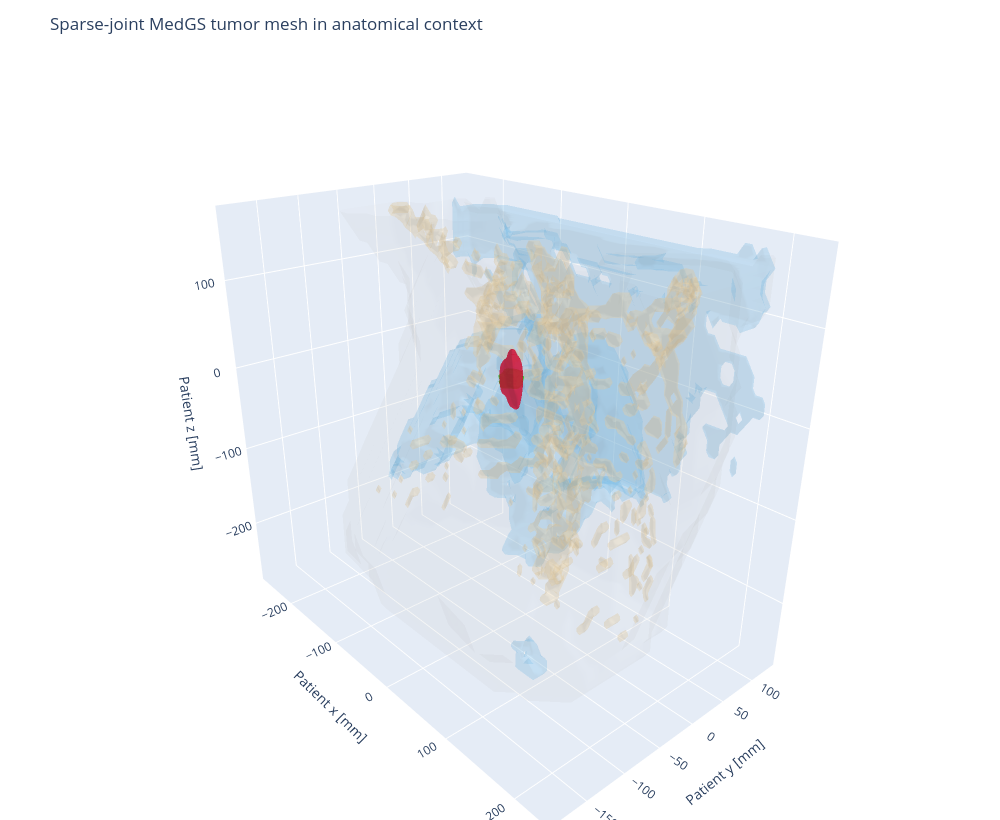
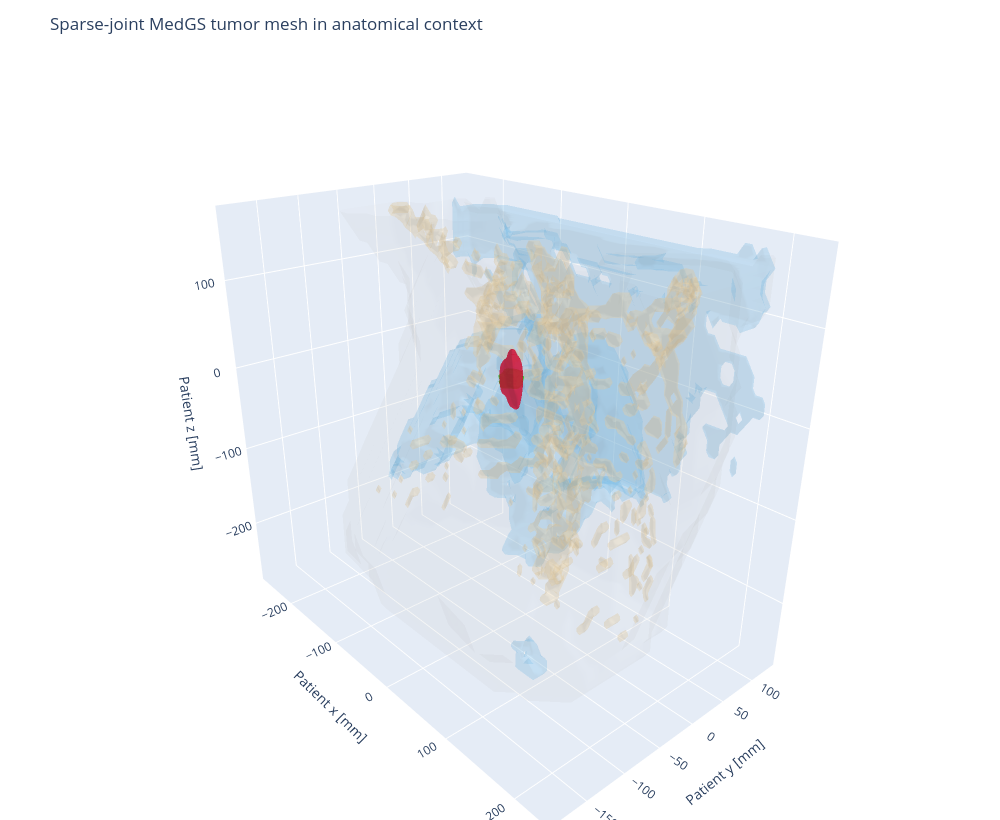

The code cell stored with these charts, in order, in its notebook:
### Markdown cell above
# 7. Reconstruction views

The interactive slice browser shows the complete reconstructed phase using original CT slice indices.

It allows direct comparison of:

- ground-truth CT;
- reconstructed CT;
- ground-truth tumor mask;
- reconstructed tumor mask;
- observed versus reconstructed positions.

The 3D visualization then places the reconstructed tumor mesh next to the reference tumor mesh in anatomical context. The mesh is produced from the dense MedGS mask stack using the upstream MedGS reconstruction method, not a separate custom mesh estimator.

### Code cell
print("Full-phase CT and mask reconstruction:")

show_sparse_joint_slice_browser(
    ground_truth_ct,
    medgs_result["predicted_ct"],
    reference_mask_eval,
    medgs_result["predicted_mask"],
    observed_slices,
    slice_start=RANGE_START,
)

print("Reference and reconstructed tumor meshes:")

show_sparse_joint_anatomy_3d(
    PHASE_DIR,
    medgs_result["predicted_mesh"],
)

### Figure 1 — Plotly figure (JSON) as saved in the notebook; plotly's stock layout.template omitted (floating-point values rounded to 4 significant figures; data arrays with more than 128 entries replaced by an {"elided": "..."} marker saying what was removed)
{"data": [{"color": "lightgray", "flatshading": false, "i": {"elided": "4924 int values"}, "j": {"elided": "4924 int values"}, "k": {"elided": "4924 int values"}, "name": "Body", "opacity": 0.07, "x": {"elided": "2503 float values"}, "y": {"elided": "2503 float values"}, "z": {"elided": "2503 float values"}, "type": "mesh3d"}, {"color": "lightskyblue", "flatshading": false, "i": {"elided": "13914 int values"}, "j": {"elided": "13914 int values"}, "k": {"elided": "13914 int values"}, "name": "Lungs", "opacity": 0.17, "x": {"elided": "6883 float values"}, "y": {"elided": "6883 float values"}, "z": {"elided": "6883 float values"}, "type": "mesh3d"}, {"color": "wheat", "flatshading": false, "i": {"elided": "9244 int values"}, "j": {"elided": "9244 int values"}, "k": {"elided": "9244 int values"}, "name": "Bones", "opacity": 0.22, "x": {"elided": "4638 float values"}, "y": {"elided": "4638 float values"}, "z": {"elided": "4638 float values"}, "type": "mesh3d"}, {"color": "limegreen", "flatshading": false, "i": {"elided": "4398 int values"}, "j": {"elided": "4398 int values"}, "k": {"elided": "4398 int values"}, "name": "RTSTRUCT tumor", "opacity": 0.78, "x": {"elided": "2199 float values"}, "y": {"elided": "2199 float values"}, "z": {"elided": "2199 float values"}, "type": "mesh3d"}, {"color": "crimson", "flatshading": false, "i": {"elided": "6324 int values"}, "j": {"elided": "6324 int values"}, "k": {"elided": "6324 int values"}, "name": "MedGS tumor", "opacity": 0.62, "x": {"elided": "3164 float values"}, "y": {"elided": "3164 float values"}, "z": {"elided": "3164 float values"}, "type": "mesh3d"}], "layout": {"scene": {"camera": {"eye": {"x": 1.55, "y": -1.35, "z": 0.95}, "up": {"x": 0.0, "y": 0.0, "z": 1.0}, "center": {"x": 0.0, "y": 0.0, "z": 0.0}}, "xaxis": {"title": {"text": "Patient x [mm]"}}, "yaxis": {"title": {"text": "Patient y [mm]"}}, "zaxis": {"title": {"text": "Patient z [mm]"}}, "aspectmode": "data"}, "legend": {"x": 0.01, "y": 0.99}, "margin": {"l": 0, "r": 0, "t": 60, "b": 0}, "title": {"text": "Sparse-joint MedGS tumor mesh in anatomical context"}, "width": 1000, "height": 820}}

### Figure 2 — Plotly figure (JSON) as saved in the notebook; plotly's stock layout.template omitted (floating-point values rounded to 4 significant figures; data arrays with more than 128 entries replaced by an {"elided": "..."} marker saying what was removed)
{"data": [{"color": "lightgray", "flatshading": false, "i": {"elided": "4924 int values"}, "j": {"elided": "4924 int values"}, "k": {"elided": "4924 int values"}, "name": "Body", "opacity": 0.07, "x": {"elided": "2503 float values"}, "y": {"elided": "2503 float values"}, "z": {"elided": "2503 float values"}, "type": "mesh3d"}, {"color": "lightskyblue", "flatshading": false, "i": {"elided": "13914 int values"}, "j": {"elided": "13914 int values"}, "k": {"elided": "13914 int values"}, "name": "Lungs", "opacity": 0.17, "x": {"elided": "6883 float values"}, "y": {"elided": "6883 float values"}, "z": {"elided": "6883 float values"}, "type": "mesh3d"}, {"color": "wheat", "flatshading": false, "i": {"elided": "9244 int values"}, "j": {"elided": "9244 int values"}, "k": {"elided": "9244 int values"}, "name": "Bones", "opacity": 0.22, "x": {"elided": "4638 float values"}, "y": {"elided": "4638 float values"}, "z": {"elided": "4638 float values"}, "type": "mesh3d"}, {"color": "limegreen", "flatshading": false, "i": {"elided": "4398 int values"}, "j": {"elided": "4398 int values"}, "k": {"elided": "4398 int values"}, "name": "RTSTRUCT tumor", "opacity": 0.78, "x": {"elided": "2199 float values"}, "y": {"elided": "2199 float values"}, "z": {"elided": "2199 float values"}, "type": "mesh3d"}, {"color": "crimson", "flatshading": false, "i": {"elided": "6324 int values"}, "j": {"elided": "6324 int values"}, "k": {"elided": "6324 int values"}, "name": "MedGS tumor", "opacity": 0.62, "x": {"elided": "3164 float values"}, "y": {"elided": "3164 float values"}, "z": {"elided": "3164 float values"}, "type": "mesh3d"}], "layout": {"scene": {"camera": {"eye": {"x": 1.55, "y": -1.35, "z": 0.95}, "up": {"x": 0.0, "y": 0.0, "z": 1.0}, "center": {"x": 0.0, "y": 0.0, "z": 0.0}}, "xaxis": {"title": {"text": "Patient x [mm]"}}, "yaxis": {"title": {"text": "Patient y [mm]"}}, "zaxis": {"title": {"text": "Patient z [mm]"}}, "aspectmode": "data"}, "legend": {"x": 0.01, "y": 0.99}, "margin": {"l": 0, "r": 0, "t": 60, "b": 0}, "title": {"text": "Sparse-joint MedGS tumor mesh in anatomical context"}, "width": 1000, "height": 820}}
